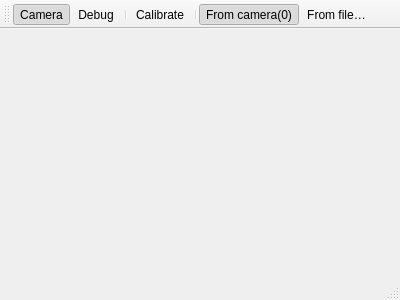
<?xml version="1.0" encoding="UTF-8"?>
<ui version="4.0">
 <class>MainWindow</class>
 <widget class="QMainWindow" name="MainWindow">
  <property name="geometry">
   <rect>
    <x>0</x>
    <y>0</y>
    <width>400</width>
    <height>300</height>
   </rect>
  </property>
  <property name="windowTitle">
   <string>MainWindow</string>
  </property>
  <widget class="QWidget" name="centralWidget">
   <layout class="QGridLayout" name="gridLayout">
    <item row="0" column="0">
     <layout class="QVBoxLayout" name="verticalLayout">
      <property name="sizeConstraint">
       <enum>QLayout::SetDefaultConstraint</enum>
      </property>
      <item>
       <widget class="QLabel" name="imageLabel">
        <property name="text">
         <string/>
        </property>
       </widget>
      </item>
     </layout>
    </item>
   </layout>
  </widget>
  <widget class="QToolBar" name="mainToolBar">
   <attribute name="toolBarArea">
    <enum>TopToolBarArea</enum>
   </attribute>
   <attribute name="toolBarBreak">
    <bool>false</bool>
   </attribute>
   <addaction name="actionCamera"/>
   <addaction name="actionDebug"/>
   <addaction name="separator"/>
   <addaction name="actionCalibrate"/>
   <addaction name="separator"/>
   <addaction name="actionFrom_cam0"/>
   <addaction name="actionFrom_file"/>
  </widget>
  <widget class="QStatusBar" name="statusBar"/>
  <action name="actionCamera">
   <property name="checkable">
    <bool>true</bool>
   </property>
   <property name="checked">
    <bool>true</bool>
   </property>
   <property name="text">
    <string>Camera</string>
   </property>
  </action>
  <action name="actionDebug">
   <property name="checkable">
    <bool>true</bool>
   </property>
   <property name="text">
    <string>Debug</string>
   </property>
  </action>
  <action name="actionCalibrate">
   <property name="text">
    <string>Calibrate</string>
   </property>
  </action>
  <action name="actionFrom_file">
   <property name="checkable">
    <bool>true</bool>
   </property>
   <property name="text">
    <string>From file…</string>
   </property>
  </action>
  <action name="actionFrom_cam0">
   <property name="checkable">
    <bool>true</bool>
   </property>
   <property name="checked">
    <bool>true</bool>
   </property>
   <property name="text">
    <string>From camera(0)</string>
   </property>
   <property name="toolTip">
    <string>From camera(0)</string>
   </property>
  </action>
 </widget>
 <layoutdefault spacing="6" margin="11"/>
 <resources/>
 <connections/>
</ui>
